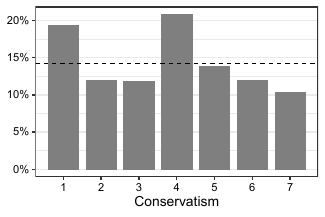

Write R code to recreate this figure.
rm(list = ls())

# Notes -------------------------------------------------------------------


# Library -----------------------------------------------------------------

  # Load packages
  library(tidyverse)


# Prepare -----------------------------------------------------------------
  
  # Import data
  dw <- read_rds("../Study_3/data/dl_R.rds") %>% 
      distinct(prolific_pid, strata, conservatism) %>% 
      mutate(study = "Study 3")
  

# Make figure -------------------------------------------------------------

  # Figure 1
  ggplot(dw, aes(x = conservatism)) +
    geom_bar(
      aes(y = ..prop.., colour = study, fill = study),
      position = position_identity(),
      width = 0.8,
      linewidth = 0.455/2
    ) +
    geom_hline(
      yintercept = 1/7,
      linetype = "dashed",
      linewidth = 0.455/2
    ) +
    scale_x_continuous(
      breaks = 1:7
    ) +
    scale_y_continuous(
      labels = ~scales::percent(., accuracy = 1)
    ) +
    scale_colour_manual(
      values = c(
        "Study 2a" = alpha("grey70", 1),
        "Study 2b" = alpha("black", 1)
      )
    ) +
    scale_fill_manual(
      values = c(
        "Study 2a" = alpha("grey70", 1),
        "Study 2b" = alpha("grey70", 0)
      )
    ) +
    theme_bw(base_size = 10) +
    theme(
      axis.text = element_text(colour = "black"),
      legend.key.size = unit(12, "pt"),
      legend.title = element_blank(),
      panel.grid.major.x = element_blank(),
      panel.grid.minor.x = element_blank()
    ) +
    labs(
      x = "Conservatism",
      y = NULL
    )


# Export ------------------------------------------------------------------

  # Export as .png
  ggsave(
    "figure-3.png",
    width = 6.5/2, height = 6.5/3, units = "in", dpi = 600,
    type = "cairo"
  )
  
  # Export as .pdf
  ggsave(
    "figure-3.pdf",
    width = 6.5/2, height = 6.5/3, units = "in",
    device = cairo_pdf
  )  
  
